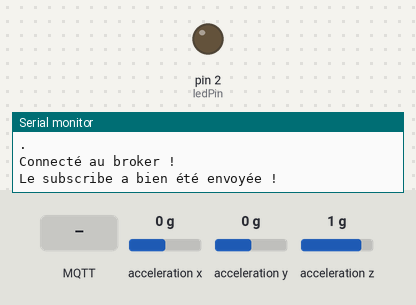
Simulated run of this sketch. Board: Arduino Uno, built for the host (arithmetic inside an expression is 32-bit, double 64-bit). On the bench: output pins drawn as LEDs (lit = HIGH), the last lines printed to the serial monitor. Wiring (inferred from the names in the program): MPU-6050 motion sensor at I2C address 0x68. The inputs (shaded band) are chosen by the test bench; at power-on: acceleration y 0 g, acceleration x 0 g, acceleration z 1 g. No MQTT or app messages arrive unless stated.

Above: at 6.4 s.
6.5 s: acceleration y set to -1.4 g
8.2 s: acceleration y set to -0.4 g
9.7 s: acceleration y set to -0.1 g
At 10.0 s:
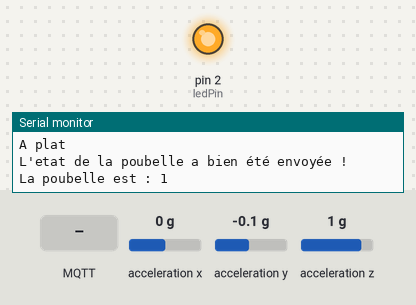
11.2 s: MQTT message "0" arrives on the first subscribed topic
At 12.4 s:
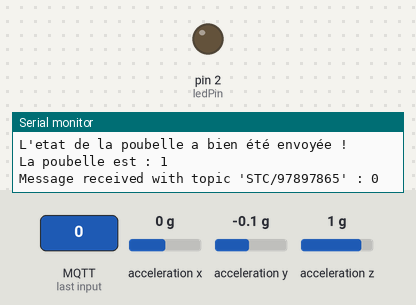
12.7 s: MQTT message "1" arrives on the first subscribed topic
At 13.7 s:
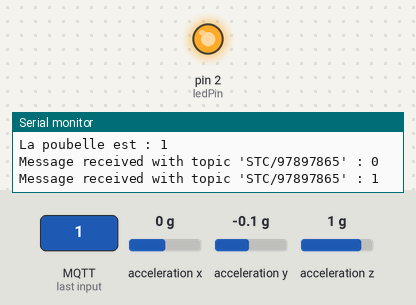
14.2 s: MQTT message "on" arrives on the first subscribed topic
Timing chart, 0 to 16.7 s (numbered marks = the images above; inputs shaded):
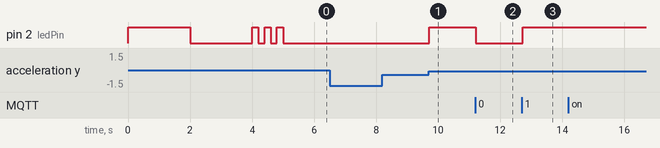

Measured:
- after the input at 8.2 s, every drawn part: stays the same
- after the input at 9.7 s, pin 2 (ledPin): LOW → HIGH at once
- after the input at 11.2 s, pin 2 (ledPin): HIGH → LOW at once
- after the input at 12.7 s, pin 2 (ledPin): LOW → HIGH at once

The sketch:

smart_trash_cans.ino
```cpp
#include "EspMQTTClient.h"
#include "Wire.h" // This library allows you to communicate with I2C devices.

// rx = 7 | io0 = 5 | io2 = 3 | tx = 2

// Globals
// const char* ESPSerialNumber = "16543465453"; const int sensorType = 1; // Tilt
// const char* ESPSerialNumber = "43546546312"; const int sensorType = 2; // Photo
const char* ESPSerialNumber = "97897865"; const int sensorType = 3; // IMU

int ledPin;

// TILT : GND = entrée | D3 = Sortie
const int sensorPin = 4;

// PHOTO RESISTOR : 3v3 = entrée PR | GND = 10kO | A0 = Sortie avec resistance
const int ldrPin = A0;
int limitPhotoResistor = 600;

// IMU : D1(5) = SLC | D2(4) = SDA | 3V3 = VCC | GND = GND
const int MPU_ADDR = 0x68; // I2C address of the MPU-6050. If AD0 pin is set to HIGH, the I2C address will be 0x69.

// WIFI
// const char* ssid = "AP_Thomas";
// const char* password = "122345678";
const char* ssid = "Samsung guillaume";
const char* password = "vwic8832";

// MQTT
const String publishTopic = "STC/" + String(ESPSerialNumber);
const String subscribeTopic = publishTopic;
EspMQTTClient client(
  ssid,
  password,
  "51.75.121.250",  // MQTT Broker server ip
  "",   // Username Can be omitted if not needed
  "",   // Password Can be omitted if not needed
  ESPSerialNumber,      // Client name that uniquely identify your device
  8883
);

bool trashCanIsFull = false;

void setup()
{
  Serial.begin(115200);
  Serial.println();
  Serial.println("====Projet DEV - Setup====");

  initSensor();

  initLed();

  connectWifi();

  subscribeTopics();

}

void loop()
{
  client.loop();

  checkSensor();

  checkIsFull();

  delay(500);
}

void checkIsFull(){

  if(trashCanIsFull){
    // Serial.println("Allume la led");
    digitalWrite(ledPin, HIGH);
  }else{
    // Serial.println("Eteint la led");
    digitalWrite(ledPin, LOW);
  }
}

void initLed(){
  pinMode(ledPin, OUTPUT);

  digitalWrite(ledPin, HIGH);
  delay(2000);
  digitalWrite(ledPin, LOW);
}

void connectWifi(){

  Serial.println("Connection au broker");

  while(!client.isConnected()){
    Serial.print(".");
    client.loop();

    delay(500);
  }

  Serial.println("");
  Serial.println("Connecté au broker !");

  // Fait clignoter la led 3x
  for(int i =0; i < 3;i++){
    digitalWrite(ledPin, HIGH);
    delay(200);
    digitalWrite(ledPin, LOW);
    delay(200);
  }

}

bool subscribeTopics(){

  if(client.isConnected()){

    client.subscribe(subscribeTopic, [] (const String &payload)  {
      Serial.print("Message received with topic '" + subscribeTopic + "' : " );
      Serial.println(payload);

      int index1 = payload.indexOf(':');
      int index2 = payload.indexOf(',');
      String value = payload.substring(index1 +1, index2);
      value.replace(" ", "");

      if(value == "0"){
        trashCanIsFull = false;
      }else if(value == "1"){
        trashCanIsFull = true;
      }

    });

    Serial.println("Le subscribe a bien été envoyée !");
    return true;
  }else{
    Serial.println("La poubelle n'est pas connectée au WIFI");
    return false;
  }

}

void checkSensor(){
  switch(sensorType){
    case 1:
      checkTilt();
      break;
    case 2:
      checkPhotoResistor();
      break;
    case 3:
      checkIMU();
      break;
  }
}

void initSensor(){
    switch(sensorType){
    case 1:
      initTilt();
      break;
    case 2:
      initPhotoResistor();
      break;
    case 3:
      initIMU();
      break;
  }
}


// ===== TILT =====

void initTilt(){
  ledPin = 5;

  pinMode(sensorPin, INPUT);
}

void checkTilt(){

  if(!digitalRead(sensorPin))
  {

    Serial.println("La poubelle est ouverte");

    while(!digitalRead(sensorPin)){
      delay(500);
    }

    Serial.println("La poubelle est fermée");

    trashCanIsFull = !trashCanIsFull;
    publishMeasure();
    Serial.print("Etat de la poubelle : ");
    Serial.println(trashCanIsFull);
  }

}

// ===== PHOTO RESISTOR =====

void initPhotoResistor(){
  ledPin = 5;

  pinMode(ldrPin, INPUT);
}

void checkPhotoResistor(){

  if(photoResistorIsOpen()){
    Serial.println("La poubelle est ouverte");

    while(photoResistorIsOpen()){
      delay(500);
    }

    Serial.println("La poubelle est refermée");
    trashCanIsFull = !trashCanIsFull;
    publishMeasure();
  }

  // Serial.print("Etat de la poubelle : ");
  // Serial.println(trashCanIsFull ? "Pleine" : "Vide");
}

bool photoResistorIsOpen(){
  return analogRead(ldrPin) >= limitPhotoResistor ? true : false;
}

// ===== IMU =====

void initIMU(){
  ledPin = 2;

  Wire.begin();
  Wire.beginTransmission(MPU_ADDR); // Begins a transmission to the I2C slave (GY-521 board)
  Wire.write(0x6B); // PWR_MGMT_1 register
  Wire.write(0); // set to zero (wakes up the MPU-6050)
  Wire.endTransmission(true);
}

bool checkInclination(){
  Wire.beginTransmission(MPU_ADDR);
  Wire.write(0x3B); // starting with register 0x3B (ACCEL_XOUT_H) [MPU-6000 and MPU-6050 Register Map and Descriptions Revision 4.2, p.40]
  Wire.endTransmission(false); // the parameter indicates that the Arduino will send a restart. As a result, the connection is kept active.
  Wire.requestFrom(MPU_ADDR, 2*2, true); // request a total of 7*2=14 registers

  // "Wire.read()<<8 | Wire.read();" means two registers are read and stored in the same variable
  int16_t accelerometer_x = Wire.read()<<8 | Wire.read(); // reading registers: 0x3B (ACCEL_XOUT_H) and 0x3C (ACCEL_XOUT_L)
  int16_t accelerometer_y = Wire.read()<<8 | Wire.read(); // reading registers: 0x3D (ACCEL_YOUT_H) and 0x3E (ACCEL_YOUT_L)

  return accelerometer_x < 1000 && accelerometer_y < -8000;
}

bool checkFlat(){
  Wire.beginTransmission(MPU_ADDR);
  Wire.write(0x3B); // starting with register 0x3B (ACCEL_XOUT_H) [MPU-6000 and MPU-6050 Register Map and Descriptions Revision 4.2, p.40]
  Wire.endTransmission(false); // the parameter indicates that the Arduino will send a restart. As a result, the connection is kept active.
  Wire.requestFrom(MPU_ADDR, 2*2, true); // request a total of 7*2=14 registers

  // "Wire.read()<<8 | Wire.read();" means two registers are read and stored in the same variable
  int16_t accelerometer_x = Wire.read()<<8 | Wire.read(); // reading registers: 0x3B (ACCEL_XOUT_H) and 0x3C (ACCEL_XOUT_L)
  int16_t accelerometer_y = Wire.read()<<8 | Wire.read(); // reading registers: 0x3D (ACCEL_YOUT_H) and 0x3E (ACCEL_YOUT_L)

  return accelerometer_x < 4000 && accelerometer_x > -4000 && accelerometer_y < 4000 && accelerometer_y > -4000;
}

void checkIMU(){

  if(checkInclination())
  {
    Serial.println("Inclinée");

    while(!checkFlat())
    {
      delay(500);
    }

    Serial.println("A plat");

    trashCanIsFull = !trashCanIsFull;
    publishMeasure();
    Serial.print("La poubelle est : ");
    Serial.println(trashCanIsFull);
  }
}

// ===== MQTT =====

bool publishMeasure() {
  if(client.isConnected()){
    String strState = trashCanIsFull ? "1" : "0";
    client.publish(publishTopic, "{\"value\":" + strState + ",\"sn\":\"" + String(ESPSerialNumber) + "\"}", true);

    Serial.println("L'etat de la poubelle a bien été envoyée !");
    return true;
  }else{
    Serial.println("La poubelle n'est pas connectée au WIFI");
    return false;
  }
}

void onConnectionEstablished(){
  // DON'T REMOVE
}
```
